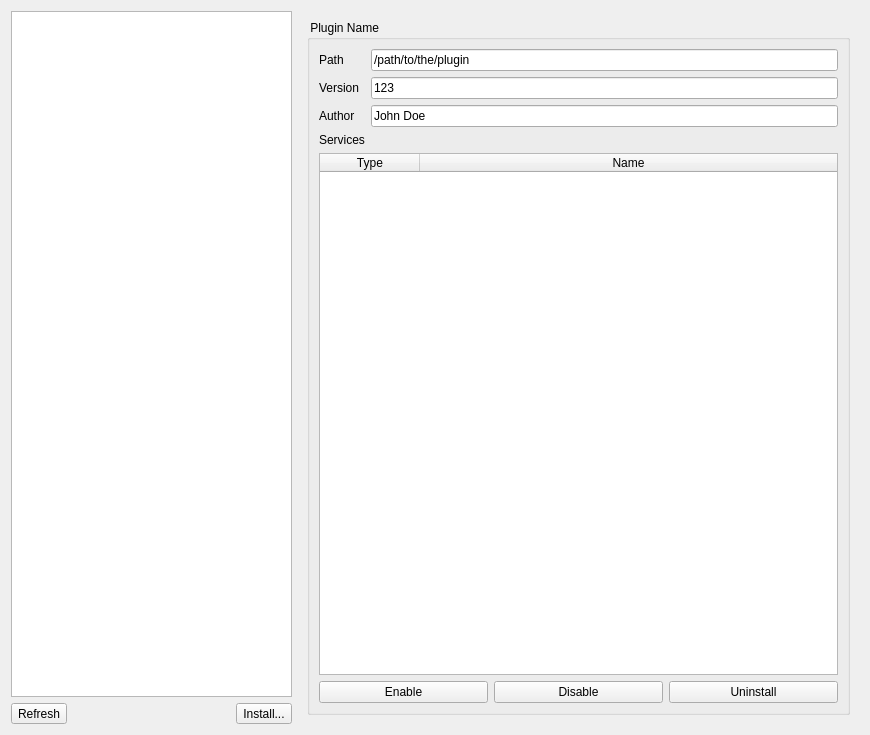
<?xml version="1.0" encoding="UTF-8"?>
<ui version="4.0">
 <class>app::scripting::PluginSettingsWidget</class>
 <widget class="QWidget" name="app::scripting::PluginSettingsWidget">
  <property name="geometry">
   <rect>
    <x>0</x>
    <y>0</y>
    <width>870</width>
    <height>735</height>
   </rect>
  </property>
  <layout class="QHBoxLayout" name="horizontalLayout_2" stretch="1,2">
   <item>
    <layout class="QVBoxLayout" name="verticalLayout">
     <item>
      <widget class="QListWidget" name="list_plugins"/>
     </item>
     <item>
      <layout class="QHBoxLayout" name="horizontalLayout">
       <item>
        <widget class="QToolButton" name="toolButton">
         <property name="toolTip">
          <string>Reload Plugins</string>
         </property>
         <property name="text">
          <string>Refresh</string>
         </property>
         <property name="icon">
          <iconset theme="view-refresh">
           <normaloff>.</normaloff>.</iconset>
         </property>
        </widget>
       </item>
       <item>
        <spacer name="horizontalSpacer">
         <property name="orientation">
          <enum>Qt::Horizontal</enum>
         </property>
         <property name="sizeHint" stdset="0">
          <size>
           <width>40</width>
           <height>20</height>
          </size>
         </property>
        </spacer>
       </item>
       <item>
        <widget class="QToolButton" name="toolButton_2">
         <property name="toolTip">
          <string>Install from file</string>
         </property>
         <property name="text">
          <string>Install...</string>
         </property>
         <property name="icon">
          <iconset theme="install">
           <normaloff>.</normaloff>.</iconset>
         </property>
        </widget>
       </item>
      </layout>
     </item>
    </layout>
   </item>
   <item>
    <widget class="QStackedWidget" name="stacked_widget">
     <property name="currentIndex">
      <number>1</number>
     </property>
     <widget class="QWidget" name="page_noplugin"/>
     <widget class="QWidget" name="page_plugin">
      <layout class="QVBoxLayout" name="verticalLayout_2">
       <item>
        <widget class="QGroupBox" name="widget_plugin">
         <property name="title">
          <string notr="true"> Plugin Name</string>
         </property>
         <layout class="QGridLayout" name="gridLayout">
          <item row="1" column="0">
           <widget class="QLabel" name="label_2">
            <property name="text">
             <string>Version</string>
            </property>
           </widget>
          </item>
          <item row="2" column="0">
           <widget class="QLabel" name="label_3">
            <property name="text">
             <string>Author</string>
            </property>
           </widget>
          </item>
          <item row="1" column="1">
           <widget class="QLineEdit" name="line_version">
            <property name="text">
             <string>123</string>
            </property>
            <property name="readOnly">
             <bool>true</bool>
            </property>
           </widget>
          </item>
          <item row="0" column="0">
           <widget class="QLabel" name="label">
            <property name="text">
             <string>Path</string>
            </property>
           </widget>
          </item>
          <item row="2" column="1">
           <widget class="QLineEdit" name="line_author">
            <property name="text">
             <string notr="true">John Doe</string>
            </property>
            <property name="readOnly">
             <bool>true</bool>
            </property>
           </widget>
          </item>
          <item row="3" column="0">
           <widget class="QLabel" name="label_4">
            <property name="text">
             <string>Services</string>
            </property>
           </widget>
          </item>
          <item row="0" column="1">
           <widget class="QLineEdit" name="line_plugin_path">
            <property name="text">
             <string notr="true">/path/to/the/plugin</string>
            </property>
            <property name="readOnly">
             <bool>true</bool>
            </property>
           </widget>
          </item>
          <item row="5" column="0" colspan="2">
           <layout class="QHBoxLayout" name="horizontalLayout_3">
            <item>
             <widget class="QPushButton" name="btn_enable">
              <property name="text">
               <string>Enable</string>
              </property>
              <property name="icon">
               <iconset theme="package-install">
                <normaloff>.</normaloff>.</iconset>
              </property>
             </widget>
            </item>
            <item>
             <widget class="QPushButton" name="btn_disable">
              <property name="text">
               <string>Disable</string>
              </property>
              <property name="icon">
               <iconset theme="package-remove">
                <normaloff>.</normaloff>.</iconset>
              </property>
             </widget>
            </item>
            <item>
             <widget class="QPushButton" name="btn_uninstall">
              <property name="text">
               <string>Uninstall</string>
              </property>
              <property name="icon">
               <iconset theme="uninstall">
                <normaloff>.</normaloff>.</iconset>
              </property>
             </widget>
            </item>
           </layout>
          </item>
          <item row="4" column="0" colspan="2">
           <widget class="QTableWidget" name="list_services">
            <property name="selectionMode">
             <enum>QAbstractItemView::NoSelection</enum>
            </property>
            <property name="selectionBehavior">
             <enum>QAbstractItemView::SelectRows</enum>
            </property>
            <property name="showGrid">
             <bool>false</bool>
            </property>
            <attribute name="horizontalHeaderStretchLastSection">
             <bool>true</bool>
            </attribute>
            <attribute name="verticalHeaderVisible">
             <bool>false</bool>
            </attribute>
            <column>
             <property name="text">
              <string>Type</string>
             </property>
            </column>
            <column>
             <property name="text">
              <string>Name</string>
             </property>
            </column>
           </widget>
          </item>
         </layout>
        </widget>
       </item>
      </layout>
     </widget>
    </widget>
   </item>
  </layout>
 </widget>
 <resources/>
 <connections>
  <connection>
   <sender>toolButton</sender>
   <signal>clicked()</signal>
   <receiver>app::scripting::PluginSettingsWidget</receiver>
   <slot>refresh_plugins()</slot>
   <hints>
    <hint type="sourcelabel">
     <x>26</x>
     <y>704</y>
    </hint>
    <hint type="destinationlabel">
     <x>135</x>
     <y>809</y>
    </hint>
   </hints>
  </connection>
  <connection>
   <sender>toolButton_2</sender>
   <signal>clicked()</signal>
   <receiver>app::scripting::PluginSettingsWidget</receiver>
   <slot>install_dialog()</slot>
   <hints>
    <hint type="sourcelabel">
     <x>287</x>
     <y>726</y>
    </hint>
    <hint type="destinationlabel">
     <x>279</x>
     <y>835</y>
    </hint>
   </hints>
  </connection>
  <connection>
   <sender>btn_enable</sender>
   <signal>clicked()</signal>
   <receiver>app::scripting::PluginSettingsWidget</receiver>
   <slot>enable_current()</slot>
   <hints>
    <hint type="sourcelabel">
     <x>410</x>
     <y>709</y>
    </hint>
    <hint type="destinationlabel">
     <x>447</x>
     <y>838</y>
    </hint>
   </hints>
  </connection>
  <connection>
   <sender>btn_disable</sender>
   <signal>clicked()</signal>
   <receiver>app::scripting::PluginSettingsWidget</receiver>
   <slot>disable_current()</slot>
   <hints>
    <hint type="sourcelabel">
     <x>591</x>
     <y>709</y>
    </hint>
    <hint type="destinationlabel">
     <x>575</x>
     <y>806</y>
    </hint>
   </hints>
  </connection>
  <connection>
   <sender>btn_uninstall</sender>
   <signal>clicked()</signal>
   <receiver>app::scripting::PluginSettingsWidget</receiver>
   <slot>uninstall_current()</slot>
   <hints>
    <hint type="sourcelabel">
     <x>773</x>
     <y>709</y>
    </hint>
    <hint type="destinationlabel">
     <x>784</x>
     <y>796</y>
    </hint>
   </hints>
  </connection>
  <connection>
   <sender>list_plugins</sender>
   <signal>currentItemChanged(QListWidgetItem*,QListWidgetItem*)</signal>
   <receiver>app::scripting::PluginSettingsWidget</receiver>
   <slot>current_changed(QListWidgetItem*)</slot>
   <hints>
    <hint type="sourcelabel">
     <x>148</x>
     <y>260</y>
    </hint>
    <hint type="destinationlabel">
     <x>339</x>
     <y>902</y>
    </hint>
   </hints>
  </connection>
  <connection>
   <sender>list_plugins</sender>
   <signal>itemClicked(QListWidgetItem*)</signal>
   <receiver>app::scripting::PluginSettingsWidget</receiver>
   <slot>current_changed(QListWidgetItem*)</slot>
   <hints>
    <hint type="sourcelabel">
     <x>83</x>
     <y>161</y>
    </hint>
    <hint type="destinationlabel">
     <x>94</x>
     <y>858</y>
    </hint>
   </hints>
  </connection>
 </connections>
 <slots>
  <slot>refresh_plugins()</slot>
  <slot>install_dialog()</slot>
  <slot>enable_current()</slot>
  <slot>disable_current()</slot>
  <slot>uninstall_current()</slot>
  <slot>current_changed(QListWidgetItem*)</slot>
 </slots>
</ui>
